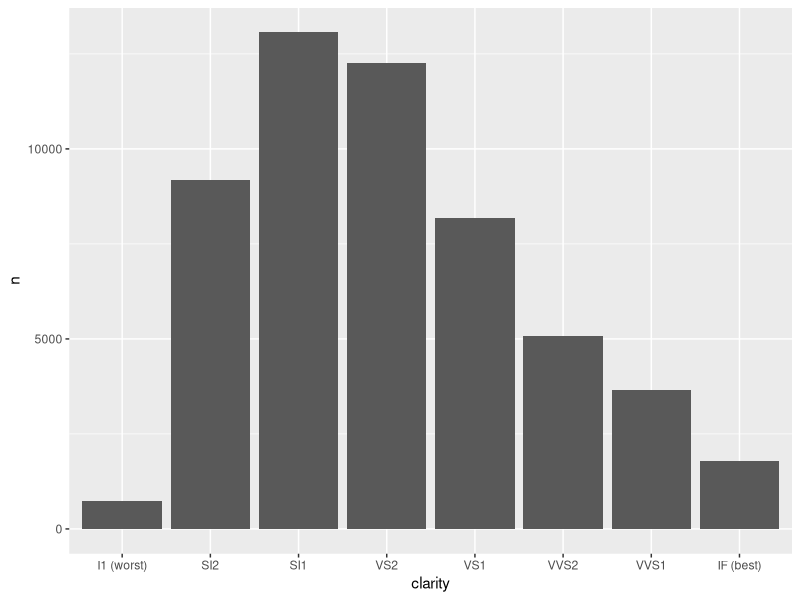
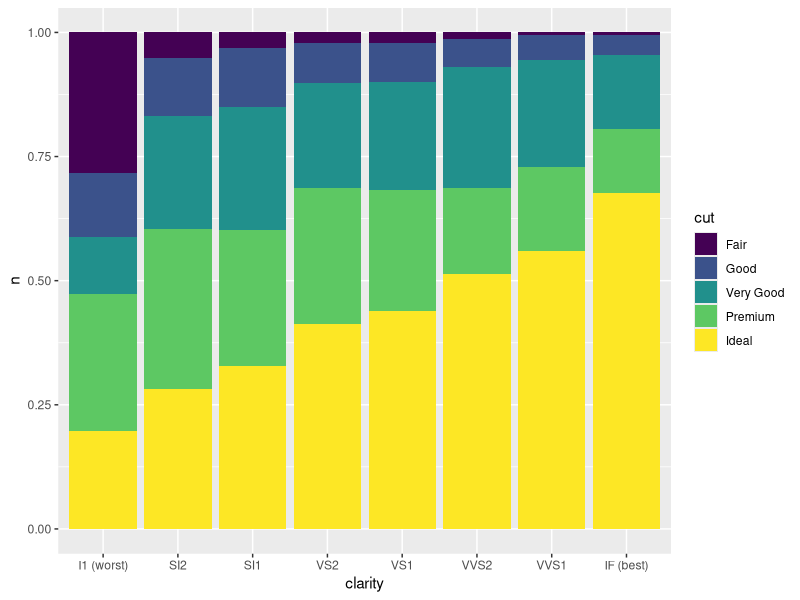
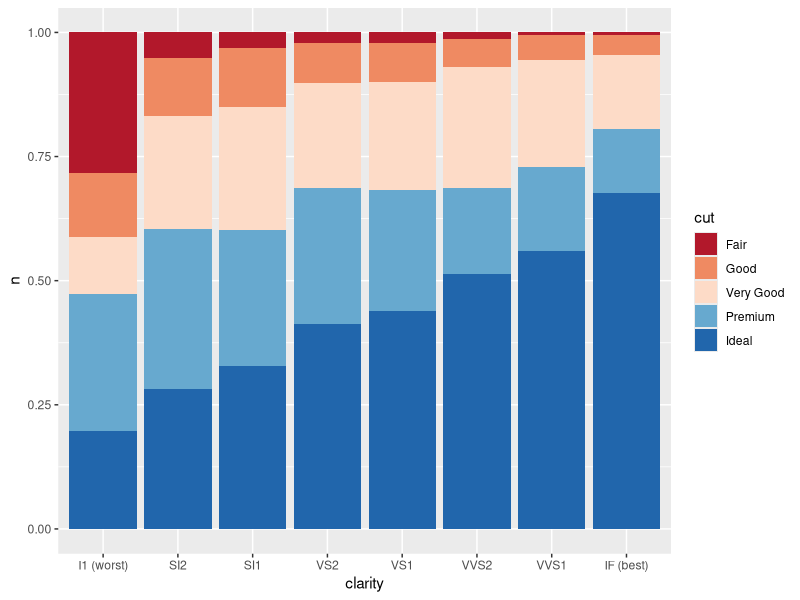
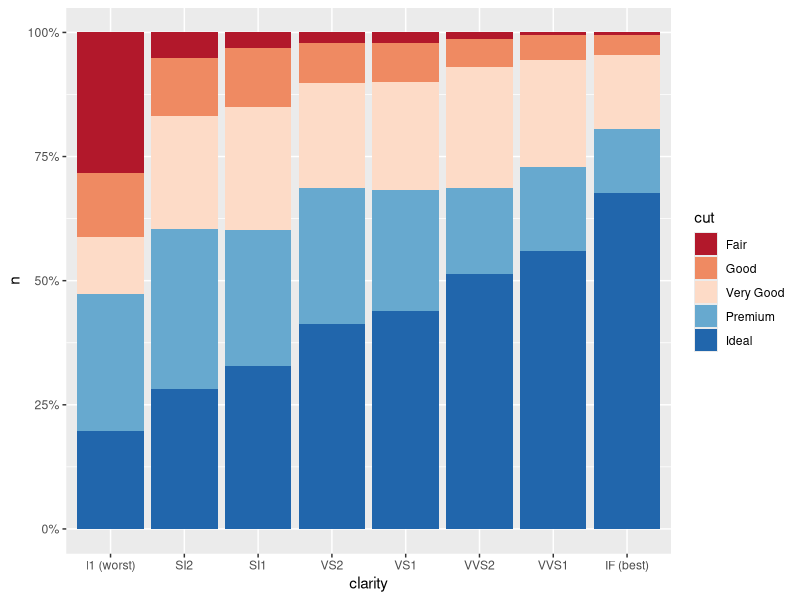
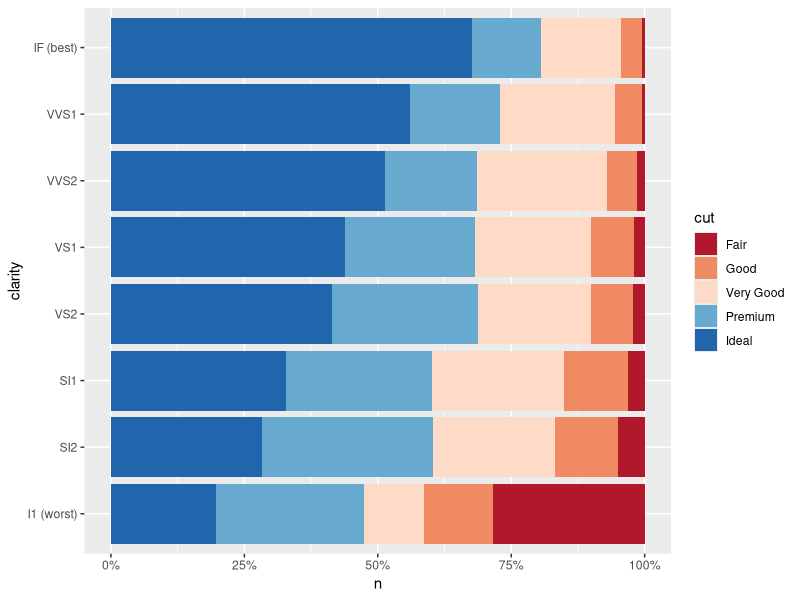
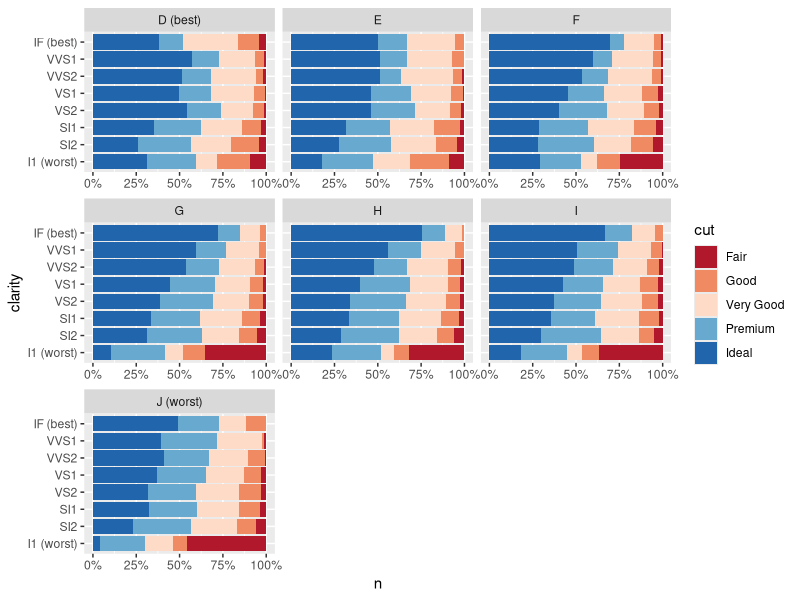
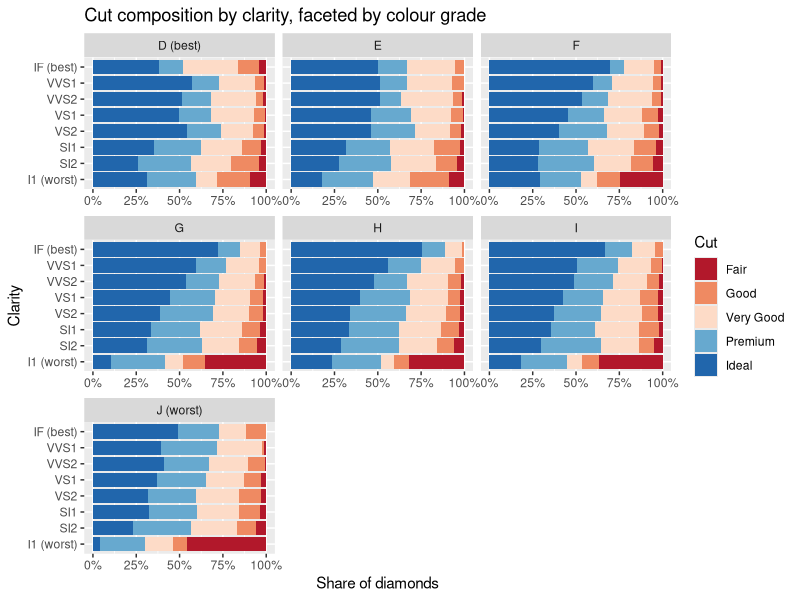
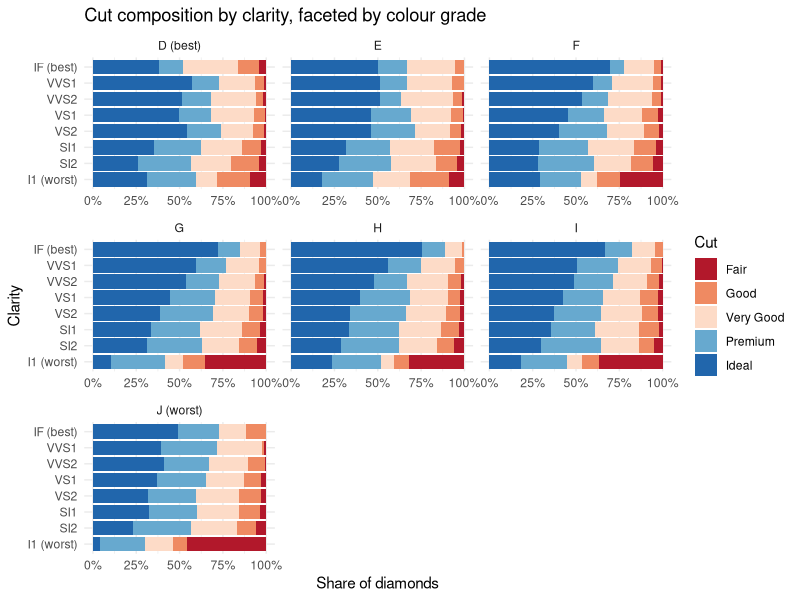

R code for these plots, in order:
## ---- chunk 1
#| message: false
library(tidyverse)
library(scales)
## ---- chunk 2
diamonds_summary <- diamonds %>%
  count(clarity, cut, color) %>%
  mutate(
    clarity = fct_recode(clarity, "I1 (worst)" = "I1", "IF (best)" = "IF"),
    color   = fct_recode(color,   "D (best)" = "D",   "J (worst)" = "J")
  )
## ---- chunk 3
plot <- ggplot(diamonds_summary, aes(x = clarity, y = n)) +
  geom_col()

plot
## ---- chunk 4
plot <- ggplot(diamonds_summary, aes(x = clarity, y = n, fill = cut)) +
  geom_col(position = "fill")

plot

## ---- chunk 5
cut_palette <- c(
  "Fair"      = "#b2182b",
  "Good"      = "#ef8a62",
  "Very Good" = "#fddbc7",
  "Premium"   = "#67a9cf",
  "Ideal"     = "#2166ac"
)

plot <- plot +  scale_fill_manual(values = cut_palette)
plot

## ---- chunk 6
plot <- plot +  scale_y_continuous(labels = percent)
plot
## ---- chunk 7
plot <- plot +  coord_flip()
plot
## ---- chunk 8
plot <- plot + facet_wrap(~ color, scales = "free_x")
plot 
## ---- chunk 9
plot <- plot +
  labs(
    title = "Cut composition by clarity, faceted by colour grade",
    x     = "Clarity",
    y     = "Share of diamonds",
    fill  = "Cut"
  )

plot
## ---- chunk 10
plot <- plot +  theme_minimal()
plot
## ---- chunk 11
plot <- plot  +
  theme(
    legend.position = "bottom",
    legend.key.size = unit(0.4, "cm")
  )

plot
## ---- chunk 12
plot <- plot + 
  theme(
    legend.position   = "bottom",
    legend.key.size   = unit(0.4, "cm"),
    legend.text       = element_text(size = 8),
    legend.title      = element_text(size = 9),
    axis.text         = element_text(size = 8, colour = "black"),
    axis.title        = element_text(size = 10),
    plot.title        = element_text(size = 12, face = "bold", hjust = 0.5),
    strip.text        = element_text(size = 8, face = "bold"),
    panel.grid.minor  = element_blank()
  )

plot
## ---- chunk 13
ggplot(diamonds_summary, aes(x = clarity, y = n, fill = cut)) +

  # geom: fill mapped (varies by cut). position = "fill" rescales each bar
  # to 100% so cut composition is comparable across clarity grades,
  # regardless of their total volume
  geom_col(position = "fill") +

  # scale: deliberate palette + percent-formatted shares (not comma —
  # this axis is a proportion, not a count)
  scale_fill_manual(values = cut_palette) +
  scale_y_continuous(labels = percent) +

  # coord: horizontal bars
  coord_flip() +

  # facet: one panel per colour grade — free_x, not free_y, since coord_flip
  # already swapped which physical axis carries the share
  facet_wrap(~ color, scales = "free_x") +

  labs(
    title = "Cut composition by clarity, faceted by colour grade",
    x     = "Clarity",
    y     = "Share of diamonds",
    fill  = "Cut"
  ) +

  # theme: base, then legend, then the export-ready text/gridline pass
  theme_minimal() +
  theme(
    legend.position   = "bottom",
    legend.key.size   = unit(0.4, "cm"),
    legend.text       = element_text(size = 8),
    legend.title      = element_text(size = 9),
    axis.text         = element_text(size = 8, colour = "black"),
    axis.title        = element_text(size = 10),
    plot.title        = element_text(size = 12, face = "bold", hjust = 0.5),
    strip.text        = element_text(size = 8, face = "bold"),
    panel.grid.minor  = element_blank()
  )
